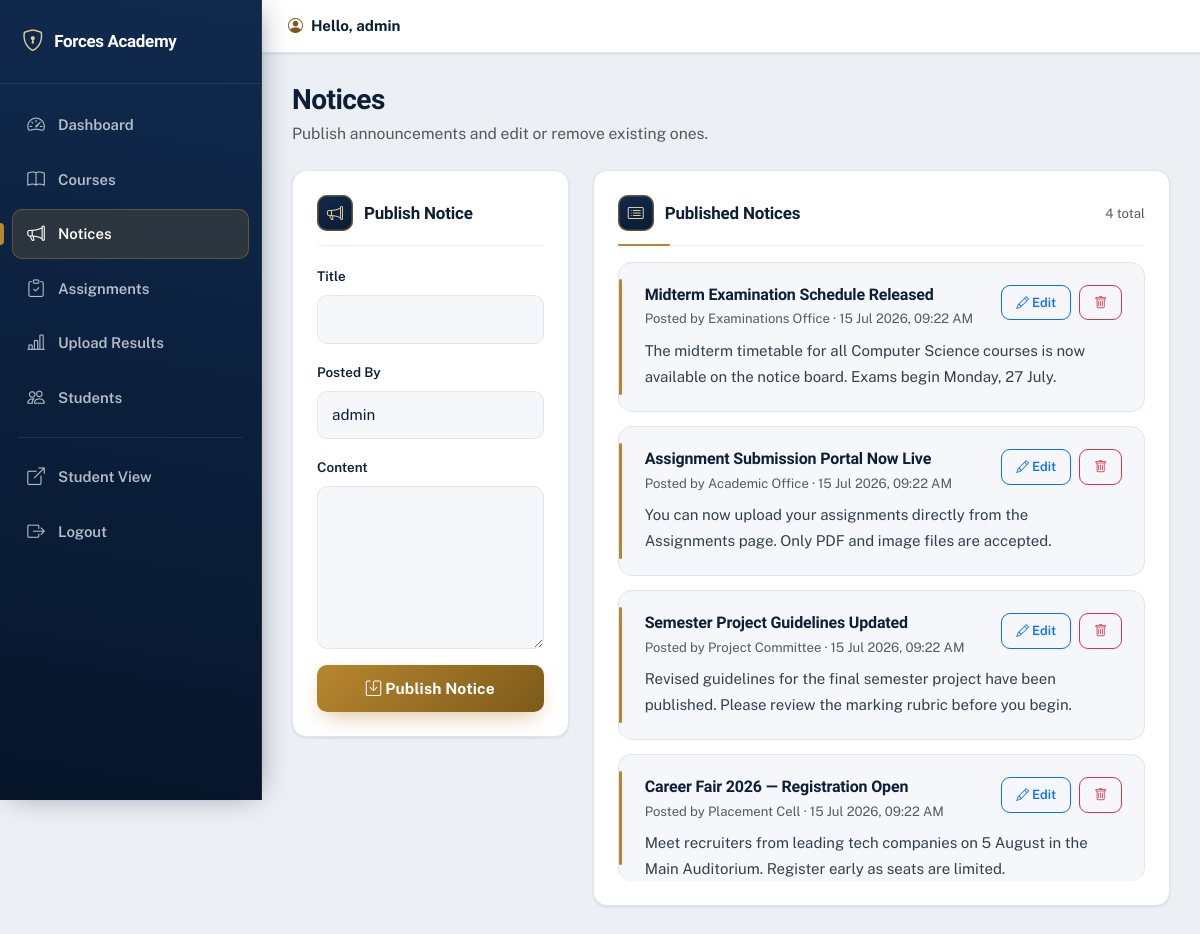
Screenshot of /admin_notices.php (signed in) with the database file from the repository.
### tables this page shows
CREATE TABLE IF NOT EXISTS notices (
    id          INT(11) PRIMARY KEY AUTO_INCREMENT,
    title       VARCHAR(200) NOT NULL,
    content     TEXT,
    posted_by   VARCHAR(100),
    created_at  TIMESTAMP DEFAULT CURRENT_TIMESTAMP
);

### config/auth.php (called while the page is built, shortened)
<?php
function e($value)
{
    return htmlspecialchars((string)$value, ENT_QUOTES, 'UTF-8');
}

### admin_notices.php (the view, shortened to what this page needs)
<?php
require_once 'config/auth.php';
$edit = null;
$notices = mysqli_query($conn, "SELECT id, title, content, posted_by, created_at FROM notices ORDER BY created_at DESC");
require 'admin_partials/header.php';
?>
<div class="row g-4">
  <div class="col-xl-4">
    <div class="card p-4">
      <h5 class="form-card-title">
        <i class="bi <?php echo $edit ? 'bi-pencil-square' : 'bi-megaphone'; ?>"></i>
        <?php echo $edit ? 'Edit Notice' : 'Publish Notice'; ?>
      </h5>
      <form method="POST">
        <div class="mb-3">
          <label class="form-label">Title</label>
          <input class="form-control form-control-solid" name="title" value="<?php echo $edit ? e($edit['title']) : ''; ?>" required>
        </div>
        <div class="mb-3">
          <label class="form-label">Posted By</label>
          <input class="form-control form-control-solid" name="posted_by" value="<?php echo $edit ? e($edit['posted_by']) : e($admin_username); ?>">
        </div>
        <div class="mb-3">
          <label class="form-label">Content</label>
          <textarea class="form-control form-control-solid" name="content" rows="6" required><?php echo $edit ? e($edit['content']) : ''; ?></textarea>
        </div>
        <button class="btn btn-auth-primary w-100" type="submit">
          <i class="bi bi-save"></i> <?php echo $edit ? 'Update Notice' : 'Publish Notice'; ?>
        </button>
      </form>
    </div>
  </div>
  <div class="col-xl-8">
    <div class="card p-4">
      <div class="section-header mb-3">
        <h5 class="section-title mb-0"><i class="bi bi-card-list"></i> Published Notices</h5>
        <span class="text-muted small"><?php echo (int) mysqli_num_rows($notices); ?> total</span>
      </div>
      <?php if (mysqli_num_rows($notices) > 0): ?>
        <?php while ($n = mysqli_fetch_assoc($notices)): ?>
          <div class="notice-item notice-item-large">
            <div class="d-flex flex-column flex-md-row justify-content-between gap-2 mb-2">
              <div>
                <h6 class="mb-1"><?php echo e($n['title']); ?></h6>
                <div class="small text-muted">Posted by <?php echo e($n['posted_by']); ?> · <?php echo date('d M Y, h:i A', strtotime($n['created_at'])); ?></div>
              </div>
              <div class="d-inline-flex gap-2 align-items-start">
                <a class="btn btn-sm btn-outline-primary btn-icon-edit" href="admin_notices.php?edit=<?php echo (int) $n['id']; ?>"><i class="bi bi-pencil"></i> Edit</a>
                <a class="btn btn-sm btn-outline-danger btn-icon-danger" href="admin_notices.php?delete=<?php echo (int) $n['id']; ?>" onclick="return confirm('Delete this notice?');"><i class="bi bi-trash"></i></a>
              </div>
            </div>
            <p class="mb-0 notice-content"><?php echo nl2br(e(strlen($n['content']) > 200 ? substr($n['content'], 0, 200) . '…' : $n['content'])); ?></p>
          </div>
        <?php endwhile; ?>
      <?php endif; ?>
    </div>
  </div>
</div>
<?php require 'admin_partials/footer.php'; ?>

### css/style.css (style rules this page uses)
:root { --ink:#0a1b34; --ink-2:#102a4e; --ink-3:#16365f; --brass:#b8862f; --brass-600:#9a6f22; --brass-700:#7d5a1a; --brass-050:#f8f0dd; --brass-100:#f0e1bf; --brass-200:#e4cd95; --brand:var(--brass); --brand-700:var(--brass-700); --brand-600:var(--brass-600); --brand-500:var(--brass); --brand-050:var(--brass-050); --brand-100:var(--brass-100); --brand-200:var(--brass-200); --blue:var(--brass);--blue-dark:var(--brass-700);--blue-light:var(--brass); --blue-50:var(--brass-050);--blue-100:var(--brass-100); --navy:var(--ink);--navy-2:var(--ink-2); --heading:#0d1e38; --ink-text:#0d1e38; --text:#33404f; --muted:#697687; --bg:#eceff4; --surface:#ffffff; --surface-2:#f5f7fb; --line:#e0e5ee; --line-2:#eef1f6; --success:#1f8a5b; --success-bg:#e6f5ee; --success-line:#b8e6cd; --danger:#c23b34; --danger-bg:#fbeceb; --danger-line:#f2c5c1; --warn-bg:#fbf2df; --warn-line:#eddaad; --warn-ink:#7d5a1a; --radius:14px; --radius-sm:10px; --radius-xs:8px; --shadow-xs:0 1px 2px rgba(10,27,52,.06); --shadow-sm:0 1px 3px rgba(10,27,52,.07),0 1px 2px rgba(10,27,52,.04); --shadow:0 12px 30px -14px rgba(10,27,52,.32),0 2px 6px rgba(10,27,52,.06); --shadow-lg:0 30px 60px -22px rgba(10,27,52,.42),0 6px 14px rgba(10,27,52,.10); --ring:0 0 0 4px rgba(184,134,47,.20); }
* { box-sizing:border-box; }
body { font-family:'Public Sans','Segoe UI',system-ui,Arial,sans-serif; margin:0;color:var(--text);font-size:15px;line-height:1.62; -webkit-font-smoothing:antialiased;text-rendering:optimizeLegibility; }
a { text-decoration:none;color:var(--brass-700);transition:color .15s; }
h1,h2,h3,h4,h5,h6 { font-family:'Bricolage Grotesque','Public Sans',system-ui,sans-serif; color:var(--heading);letter-spacing:-.01em;font-weight:800; }
.form-label { font-weight:600;font-size:.84rem;color:var(--heading);margin-bottom:7px; }
.form-group-icon .form-control, .form-control-solid, .form-select.form-control-solid, textarea.form-control-solid { border-radius:var(--radius-sm);border:1.5px solid var(--line); background:var(--surface-2);padding:12px 14px;color:var(--ink-text);font-size:.95rem; transition:border-color .15s,box-shadow .15s,background .15s; }
.form-control::placeholder,.form-control-solid::placeholder { color:#9aa5b3; }
.btn-auth-primary { background:linear-gradient(135deg,var(--brass),var(--brass-700)); color:#fff;border:none;border-radius:var(--radius-sm); padding:12px 18px;font-weight:700;letter-spacing:.01em;font-size:.97rem; box-shadow:0 10px 22px -8px rgba(184,134,47,.55); transition:transform .15s,box-shadow .15s,filter .15s; }
.dashboard-body { background:var(--bg);min-height:100vh; }
.card { border:1px solid var(--line);border-radius:var(--radius);background:var(--surface);box-shadow:var(--shadow-sm); }
.section-header { display:flex;align-items:center;justify-content:space-between;gap:12px;flex-wrap:wrap; padding-bottom:14px;margin-bottom:18px;border-bottom:1px solid var(--line-2);position:relative; }
.section-header::after { content:"";position:absolute;left:0;bottom:-1px;width:52px;height:2px;background:var(--brass);border-radius:2px; }
.section-title { color:var(--heading);font-weight:800;font-size:1.06rem;display:flex;align-items:center;gap:11px;letter-spacing:-.01em; }
.section-title i,.form-card-title i { color:var(--brass-200); background:linear-gradient(160deg,var(--ink-2),var(--ink)); width:36px;height:36px;border-radius:10px;display:inline-flex;align-items:center;justify-content:center;font-size:1rem; box-shadow:inset 0 0 0 1.5px rgba(184,134,47,.5); }
.form-card-title { color:var(--heading);font-weight:800;font-size:1.06rem;display:flex;align-items:center;gap:11px;margin-bottom:18px;padding-bottom:14px;border-bottom:1px solid var(--line-2); }
.notice-item { border-bottom:1px solid var(--line-2);padding:16px 0;transition:.16s ease; }
.notice-item:last-child { border-bottom:none;padding-bottom:0; }
.notice-item h6,.notice-item-large h5 { color:var(--heading);font-weight:700; }
.notice-item-large { padding:22px 22px 22px 26px;border:1px solid var(--line);border-radius:var(--radius);margin-bottom:14px;background:var(--surface-2);position:relative; }
.notice-item-large::before { content:"";position:absolute;left:0;top:16px;bottom:16px;width:3px;border-radius:3px;background:var(--brass); }
.notice-item-large:last-child { margin-bottom:0; }
.notice-content { color:var(--text);line-height:1.72; }
.btn-icon-edit,.btn-icon-danger,.btn-icon-view { border-radius:9px;font-size:.8rem;padding:7px 14px;font-weight:600; }

### rows the page displays
notices: title "Midterm Examination Schedule Released", posted_by "Examinations Office", created_at "15 Jul 2026, 09:22 AM", content "The midterm timetable for all Computer Science courses is now available on the notice board. Exams begin Monday, 27 July."
notices: title "Assignment Submission Portal Now Live", posted_by "Academic Office", created_at "15 Jul 2026, 09:22 AM", content "You can now upload your assignments directly from the Assignments page. Only PDF and image files are accepted."
notices: title "Semester Project Guidelines Updated", posted_by "Project Committee", created_at "15 Jul 2026, 09:22 AM", content "Revised guidelines for the final semester project have been published. Please review the marking rubric before you begin."
notices: title "Career Fair 2026 — Registration Open", posted_by "Placement Cell", created_at "15 Jul 2026, 09:22 AM", content "Meet recruiters from leading tech companies on 5 August in the Main Auditorium. Register early as seats are limited."

### other values shown
$item[2] "Dashboard"
$item[2] "Courses"
$item[2] "Notices"
$item[2] "Assignments"
$item[2] "Upload Results"
$item[2] "Students"
$admin_username "admin"
$page_title "Notices"
$page_subtitle "Publish announcements and edit or remove existing ones."
mysqli_num_rows($notices) "4"
